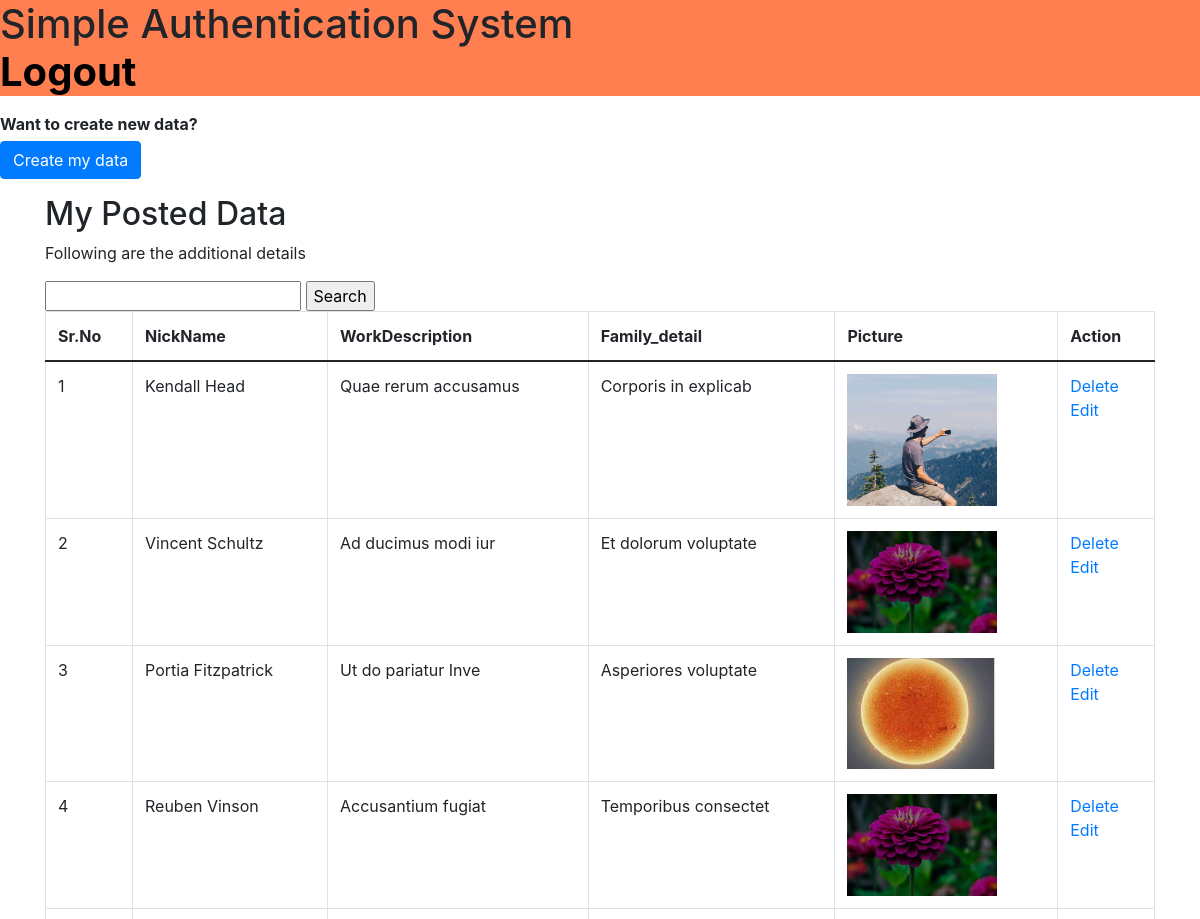
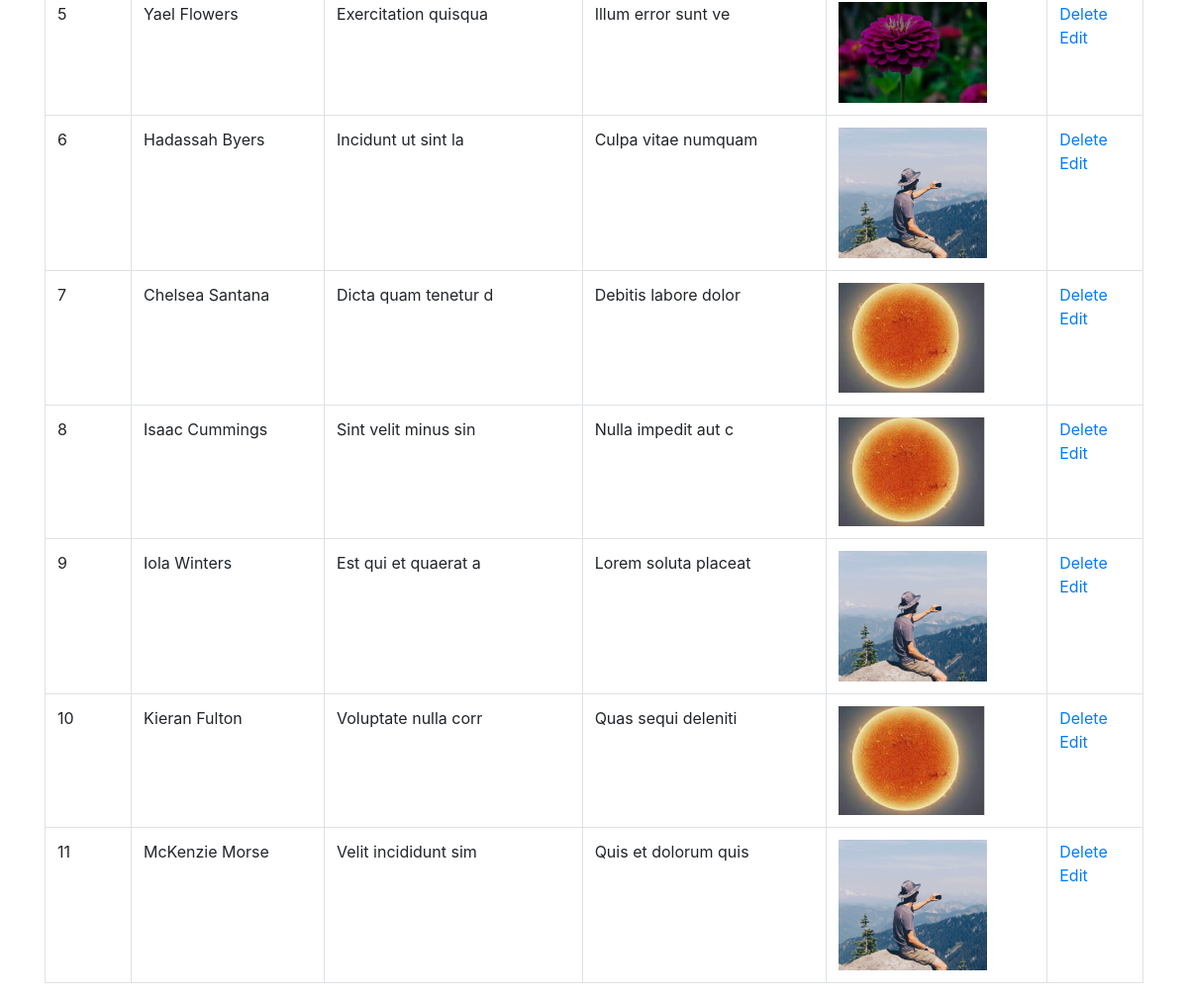
The page /view_list/ (signed in) on the database its author committed (2 pictures, top to bottom).
### mysite/models.py (models this page shows, shortened)
class Profile(models.Model):
    user = models.ForeignKey(User, on_delete=models.CASCADE)
    nick_name = models.CharField(max_length=250)
    work_description = models.TextField()
    Family_detail = models.TextField()
    user_Img = models.ImageField(upload_to='images/', default='Image is not here')

### mysite/views.py (the view)
# urls.py: path('view_list/', view_list, name='view_list'),
def view_list(request):
    data = Profile.objects.filter(user=request.user.id)
    context = {'data': data}
    return render(request, 'reterive_data.html', context)

### mysite/templates/reterive_data.html (shortened to what this page needs)
{% extends 'bash.html' %}
{% load static %}
{% block content %}
     <b>Want to create new data?</b>
     <p><a href="{% url 'create_list' %}" class="btn btn-primary" style="margin-top:05px;margin-right:50px">Create my data</a>
<div class="container">
  <h2>My Posted Data</h2>
  <p>Following are the additional details</p>
    <form action="{% url 'search_item' %}" method="POST">
    <input type="text" name="Family_detail">
    <input type="submit" name="submit" value="Search">
    </form>
  <table class="table table-bordered">
    <thead>
      <tr>
        <th>Sr.No</th>
        <th>NickName</th>
        <th>WorkDescription</th>
        <th>Family_detail</th>
        <th>Picture</th>
        <th>Action</th>
      </tr>
    </thead>
    <tbody>
    {% for i in data %}
    <tr>
             <td>{{forloop.counter}} </td>
             <td>{{i.nick_name}} </td>
             <td>{{i.work_description}} </td>
             <td>{{i.Family_detail}} </td>
             <td><img src="{{ i.user_Img.url }}" width="150px"/></td>
             <td><a href="{% url 'delete_list' i.id %}">Delete</a><br><a href="{% url 'edit_list' i.id %}">Edit</a></td>
    </tr>
    {% endfor %}
    </tbody>
  </table>
</div>
{% endblock %}

### mysite/templates/bash.html (shortened to what this page needs)
<!doctype html>
<html lang="en">
  <head>
    <link href="https://cdn.jsdelivr.net/npm/bootstrap@5.0.2/dist/css/bootstrap.min.css" rel="stylesheet">
  <link rel="stylesheet" href="https://cdn.jsdelivr.net/npm/bootstrap@4.6.1/dist/css/bootstrap.min.css">
  </head>
  <body>
  <h1 style="background-color: coral;">
  Simple Authentication System
    <b style="margin-left:540px"> <a href="{% url 'logout' %}"><p style="color:black">Logout</p></a>
</b>
  </h1>
  {% block content %}{% endblock content %}
  </body>
</html>

### rows shown on the page
Profile: nick_name "Kendall Head", work_description "Quae rerum accusamus", Family_detail "Corporis in explicab", user_Img (picture)
Profile: nick_name "Vincent Schultz", work_description "Ad ducimus modi iur", Family_detail "Et dolorum voluptate", user_Img (picture)
Profile: nick_name "Portia Fitzpatrick", work_description "Ut do pariatur Inve", Family_detail "Asperiores voluptate", user_Img (picture)
Profile: nick_name "Reuben Vinson", work_description "Accusantium fugiat", Family_detail "Temporibus consectet", user_Img (picture)
Profile: nick_name "Yael Flowers", work_description "Exercitation quisqua", Family_detail "Illum error sunt ve", user_Img (picture)
Profile: nick_name "Hadassah Byers", work_description "Incidunt ut sint la", Family_detail "Culpa vitae numquam", user_Img (picture)
Profile: nick_name "Chelsea Santana", work_description "Dicta quam tenetur d", Family_detail "Debitis labore dolor", user_Img (picture)
Profile: nick_name "Isaac Cummings", work_description "Sint velit minus sin", Family_detail "Nulla impedit aut c", user_Img (picture)
Profile: nick_name "Iola Winters", work_description "Est qui et quaerat a", Family_detail "Lorem soluta placeat", user_Img (picture)
Profile: nick_name "Kieran Fulton", work_description "Voluptate nulla corr", Family_detail "Quas sequi deleniti", user_Img (picture)
Profile: nick_name "McKenzie Morse", work_description "Velit incididunt sim", Family_detail "Quis et dolorum quis", user_Img (picture)
